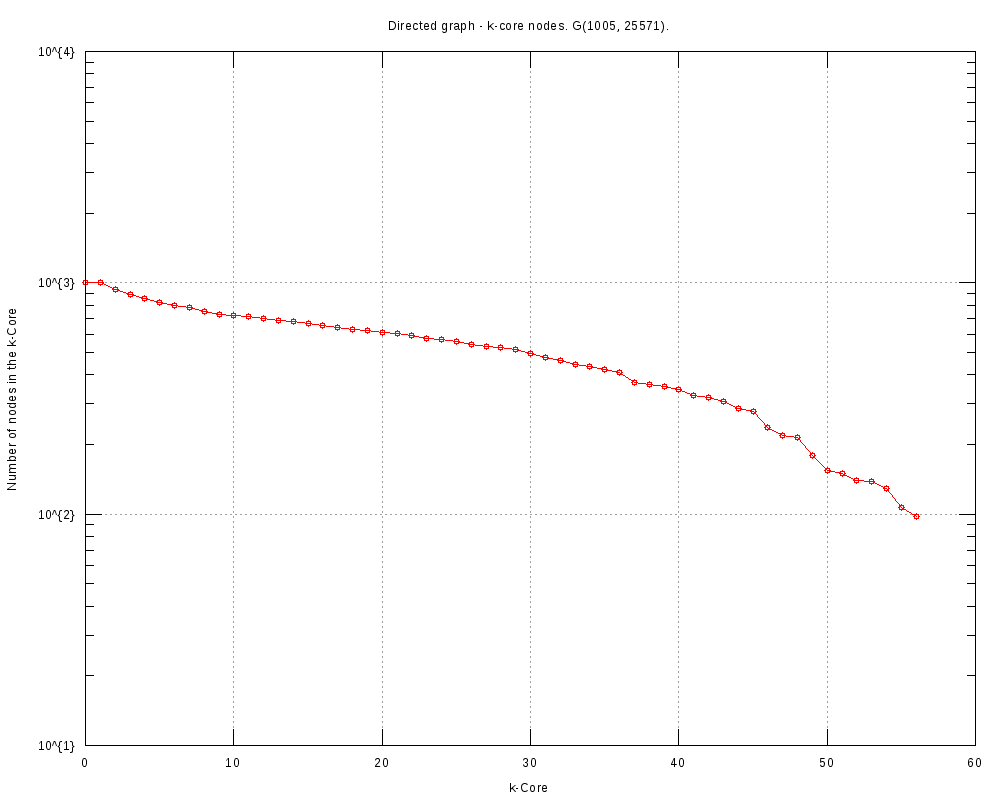

Write the gnuplot code that produced this figure.
#
# Directed graph - k-core nodes. G(1005, 25571). (Thu Oct 26 17:47:22 2017)
#

set title "Directed graph - k-core nodes. G(1005, 25571)."
set key bottom right
set logscale y 10
set format y "10^{%L}"
set mytics 10
set grid
set xlabel "k-Core"
set ylabel "Number of nodes in the k-Core"
set tics scale 2
set terminal png font arial 10 size 1000,800
set output 'coreNodes.EUC.png'
plot 	"coreNodes.EUC.tab" using 1:2 title "" with linespoints pt 6
